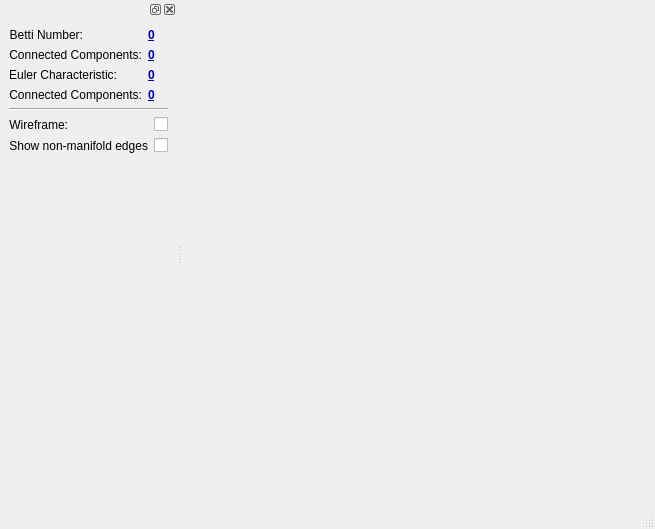
<?xml version="1.0" encoding="UTF-8"?>
<ui version="4.0">
 <class>GeoFracGUI</class>
 <widget class="QMainWindow" name="GeoFracGUI">
  <property name="geometry">
   <rect>
    <x>0</x>
    <y>0</y>
    <width>655</width>
    <height>529</height>
   </rect>
  </property>
  <property name="windowTitle">
   <string>MainWindow</string>
  </property>
  <widget class="QWidget" name="centralwidget">
   <layout class="QVBoxLayout" name="verticalLayout">
    <property name="margin">
     <number>0</number>
    </property>
    <item>
     <widget class="GLWidget" name="widget" native="true">
      <property name="sizePolicy">
       <sizepolicy hsizetype="Expanding" vsizetype="Preferred">
        <horstretch>0</horstretch>
        <verstretch>0</verstretch>
       </sizepolicy>
      </property>
      <property name="focusPolicy">
       <enum>Qt::StrongFocus</enum>
      </property>
     </widget>
    </item>
   </layout>
  </widget>
  <widget class="QMenuBar" name="menubar">
   <property name="geometry">
    <rect>
     <x>0</x>
     <y>0</y>
     <width>655</width>
     <height>22</height>
    </rect>
   </property>
  </widget>
  <widget class="QStatusBar" name="statusbar"/>
  <widget class="QDockWidget" name="dockWidget">
   <attribute name="dockWidgetArea">
    <number>1</number>
   </attribute>
   <widget class="QWidget" name="dockWidgetContents">
    <layout class="QVBoxLayout" name="verticalLayout_2">
     <item>
      <layout class="QFormLayout" name="formLayout">
       <item row="0" column="0">
        <widget class="QLabel" name="label_6">
         <property name="text">
          <string>Betti Number:</string>
         </property>
         <property name="alignment">
          <set>Qt::AlignRight|Qt::AlignTrailing|Qt::AlignVCenter</set>
         </property>
        </widget>
       </item>
       <item row="0" column="1">
        <widget class="QLabel" name="isPlanarLabel_2">
         <property name="palette">
          <palette>
           <active>
            <colorrole role="WindowText">
             <brush brushstyle="SolidPattern">
              <color alpha="255">
               <red>0</red>
               <green>1</green>
               <blue>173</blue>
              </color>
             </brush>
            </colorrole>
            <colorrole role="Text">
             <brush brushstyle="SolidPattern">
              <color alpha="255">
               <red>0</red>
               <green>1</green>
               <blue>173</blue>
              </color>
             </brush>
            </colorrole>
           </active>
           <inactive>
            <colorrole role="WindowText">
             <brush brushstyle="SolidPattern">
              <color alpha="255">
               <red>0</red>
               <green>1</green>
               <blue>173</blue>
              </color>
             </brush>
            </colorrole>
            <colorrole role="Text">
             <brush brushstyle="SolidPattern">
              <color alpha="255">
               <red>0</red>
               <green>1</green>
               <blue>173</blue>
              </color>
             </brush>
            </colorrole>
           </inactive>
           <disabled>
            <colorrole role="WindowText">
             <brush brushstyle="SolidPattern">
              <color alpha="255">
               <red>67</red>
               <green>69</green>
               <blue>69</blue>
              </color>
             </brush>
            </colorrole>
            <colorrole role="Text">
             <brush brushstyle="SolidPattern">
              <color alpha="255">
               <red>67</red>
               <green>69</green>
               <blue>69</blue>
              </color>
             </brush>
            </colorrole>
           </disabled>
          </palette>
         </property>
         <property name="font">
          <font>
           <weight>75</weight>
           <bold>true</bold>
           <underline>true</underline>
          </font>
         </property>
         <property name="frameShape">
          <enum>QFrame::NoFrame</enum>
         </property>
         <property name="frameShadow">
          <enum>QFrame::Plain</enum>
         </property>
         <property name="text">
          <string>0</string>
         </property>
        </widget>
       </item>
       <item row="1" column="0">
        <widget class="QLabel" name="label_7">
         <property name="text">
          <string>Connected Components:</string>
         </property>
         <property name="alignment">
          <set>Qt::AlignRight|Qt::AlignTrailing|Qt::AlignVCenter</set>
         </property>
        </widget>
       </item>
       <item row="1" column="1">
        <widget class="QLabel" name="isPlanarLabel_4">
         <property name="palette">
          <palette>
           <active>
            <colorrole role="WindowText">
             <brush brushstyle="SolidPattern">
              <color alpha="255">
               <red>0</red>
               <green>1</green>
               <blue>173</blue>
              </color>
             </brush>
            </colorrole>
            <colorrole role="Text">
             <brush brushstyle="SolidPattern">
              <color alpha="255">
               <red>0</red>
               <green>1</green>
               <blue>173</blue>
              </color>
             </brush>
            </colorrole>
           </active>
           <inactive>
            <colorrole role="WindowText">
             <brush brushstyle="SolidPattern">
              <color alpha="255">
               <red>0</red>
               <green>1</green>
               <blue>173</blue>
              </color>
             </brush>
            </colorrole>
            <colorrole role="Text">
             <brush brushstyle="SolidPattern">
              <color alpha="255">
               <red>0</red>
               <green>1</green>
               <blue>173</blue>
              </color>
             </brush>
            </colorrole>
           </inactive>
           <disabled>
            <colorrole role="WindowText">
             <brush brushstyle="SolidPattern">
              <color alpha="255">
               <red>67</red>
               <green>69</green>
               <blue>69</blue>
              </color>
             </brush>
            </colorrole>
            <colorrole role="Text">
             <brush brushstyle="SolidPattern">
              <color alpha="255">
               <red>67</red>
               <green>69</green>
               <blue>69</blue>
              </color>
             </brush>
            </colorrole>
           </disabled>
          </palette>
         </property>
         <property name="font">
          <font>
           <weight>75</weight>
           <bold>true</bold>
           <underline>true</underline>
          </font>
         </property>
         <property name="frameShape">
          <enum>QFrame::NoFrame</enum>
         </property>
         <property name="frameShadow">
          <enum>QFrame::Plain</enum>
         </property>
         <property name="text">
          <string>0</string>
         </property>
        </widget>
       </item>
       <item row="2" column="0">
        <widget class="QLabel" name="label_8">
         <property name="text">
          <string>Euler Characteristic:</string>
         </property>
         <property name="alignment">
          <set>Qt::AlignRight|Qt::AlignTrailing|Qt::AlignVCenter</set>
         </property>
        </widget>
       </item>
       <item row="2" column="1">
        <widget class="QLabel" name="isPlanarLabel_5">
         <property name="palette">
          <palette>
           <active>
            <colorrole role="WindowText">
             <brush brushstyle="SolidPattern">
              <color alpha="255">
               <red>0</red>
               <green>1</green>
               <blue>173</blue>
              </color>
             </brush>
            </colorrole>
            <colorrole role="Text">
             <brush brushstyle="SolidPattern">
              <color alpha="255">
               <red>0</red>
               <green>1</green>
               <blue>173</blue>
              </color>
             </brush>
            </colorrole>
           </active>
           <inactive>
            <colorrole role="WindowText">
             <brush brushstyle="SolidPattern">
              <color alpha="255">
               <red>0</red>
               <green>1</green>
               <blue>173</blue>
              </color>
             </brush>
            </colorrole>
            <colorrole role="Text">
             <brush brushstyle="SolidPattern">
              <color alpha="255">
               <red>0</red>
               <green>1</green>
               <blue>173</blue>
              </color>
             </brush>
            </colorrole>
           </inactive>
           <disabled>
            <colorrole role="WindowText">
             <brush brushstyle="SolidPattern">
              <color alpha="255">
               <red>67</red>
               <green>69</green>
               <blue>69</blue>
              </color>
             </brush>
            </colorrole>
            <colorrole role="Text">
             <brush brushstyle="SolidPattern">
              <color alpha="255">
               <red>67</red>
               <green>69</green>
               <blue>69</blue>
              </color>
             </brush>
            </colorrole>
           </disabled>
          </palette>
         </property>
         <property name="font">
          <font>
           <weight>75</weight>
           <bold>true</bold>
           <underline>true</underline>
          </font>
         </property>
         <property name="frameShape">
          <enum>QFrame::NoFrame</enum>
         </property>
         <property name="frameShadow">
          <enum>QFrame::Plain</enum>
         </property>
         <property name="text">
          <string>0</string>
         </property>
        </widget>
       </item>
       <item row="3" column="0">
        <widget class="QLabel" name="label_9">
         <property name="text">
          <string>Connected Components:</string>
         </property>
         <property name="alignment">
          <set>Qt::AlignRight|Qt::AlignTrailing|Qt::AlignVCenter</set>
         </property>
        </widget>
       </item>
       <item row="3" column="1">
        <widget class="QLabel" name="isPlanarLabel_6">
         <property name="palette">
          <palette>
           <active>
            <colorrole role="WindowText">
             <brush brushstyle="SolidPattern">
              <color alpha="255">
               <red>0</red>
               <green>1</green>
               <blue>173</blue>
              </color>
             </brush>
            </colorrole>
            <colorrole role="Text">
             <brush brushstyle="SolidPattern">
              <color alpha="255">
               <red>0</red>
               <green>1</green>
               <blue>173</blue>
              </color>
             </brush>
            </colorrole>
           </active>
           <inactive>
            <colorrole role="WindowText">
             <brush brushstyle="SolidPattern">
              <color alpha="255">
               <red>0</red>
               <green>1</green>
               <blue>173</blue>
              </color>
             </brush>
            </colorrole>
            <colorrole role="Text">
             <brush brushstyle="SolidPattern">
              <color alpha="255">
               <red>0</red>
               <green>1</green>
               <blue>173</blue>
              </color>
             </brush>
            </colorrole>
           </inactive>
           <disabled>
            <colorrole role="WindowText">
             <brush brushstyle="SolidPattern">
              <color alpha="255">
               <red>67</red>
               <green>69</green>
               <blue>69</blue>
              </color>
             </brush>
            </colorrole>
            <colorrole role="Text">
             <brush brushstyle="SolidPattern">
              <color alpha="255">
               <red>67</red>
               <green>69</green>
               <blue>69</blue>
              </color>
             </brush>
            </colorrole>
           </disabled>
          </palette>
         </property>
         <property name="font">
          <font>
           <weight>75</weight>
           <bold>true</bold>
           <underline>true</underline>
          </font>
         </property>
         <property name="frameShape">
          <enum>QFrame::NoFrame</enum>
         </property>
         <property name="frameShadow">
          <enum>QFrame::Plain</enum>
         </property>
         <property name="text">
          <string>0</string>
         </property>
        </widget>
       </item>
      </layout>
     </item>
     <item>
      <widget class="Line" name="line">
       <property name="orientation">
        <enum>Qt::Horizontal</enum>
       </property>
      </widget>
     </item>
     <item>
      <layout class="QFormLayout" name="formLayout_2">
       <item row="0" column="0">
        <widget class="QLabel" name="label_10">
         <property name="text">
          <string>Wireframe:</string>
         </property>
         <property name="alignment">
          <set>Qt::AlignRight|Qt::AlignTrailing|Qt::AlignVCenter</set>
         </property>
        </widget>
       </item>
       <item row="0" column="1">
        <widget class="QCheckBox" name="checkBox">
         <property name="text">
          <string/>
         </property>
        </widget>
       </item>
       <item row="1" column="0">
        <widget class="QLabel" name="label_11">
         <property name="text">
          <string>Show non-manifold edges</string>
         </property>
         <property name="alignment">
          <set>Qt::AlignRight|Qt::AlignTrailing|Qt::AlignVCenter</set>
         </property>
        </widget>
       </item>
       <item row="1" column="1">
        <widget class="QCheckBox" name="checkBox_2">
         <property name="text">
          <string/>
         </property>
        </widget>
       </item>
      </layout>
     </item>
     <item>
      <spacer name="verticalSpacer">
       <property name="orientation">
        <enum>Qt::Vertical</enum>
       </property>
       <property name="sizeHint" stdset="0">
        <size>
         <width>20</width>
         <height>259</height>
        </size>
       </property>
      </spacer>
     </item>
    </layout>
   </widget>
  </widget>
 </widget>
 <customwidgets>
  <customwidget>
   <class>GLWidget</class>
   <extends>QWidget</extends>
   <header location="global">glwidget.h</header>
   <container>1</container>
   <slots>
    <signal>zoomValueChanged(int)</signal>
    <slot>setWireframe(bool)</slot>
    <slot>setShowNonManifold(bool)</slot>
   </slots>
  </customwidget>
 </customwidgets>
 <resources/>
 <connections>
  <connection>
   <sender>checkBox</sender>
   <signal>toggled(bool)</signal>
   <receiver>widget</receiver>
   <slot>setWireframe(bool)</slot>
   <hints>
    <hint type="sourcelabel">
     <x>199</x>
     <y>186</y>
    </hint>
    <hint type="destinationlabel">
     <x>284</x>
     <y>186</y>
    </hint>
   </hints>
  </connection>
  <connection>
   <sender>checkBox_2</sender>
   <signal>toggled(bool)</signal>
   <receiver>widget</receiver>
   <slot>setShowNonManifold(bool)</slot>
   <hints>
    <hint type="sourcelabel">
     <x>200</x>
     <y>211</y>
    </hint>
    <hint type="destinationlabel">
     <x>272</x>
     <y>222</y>
    </hint>
   </hints>
  </connection>
 </connections>
</ui>
